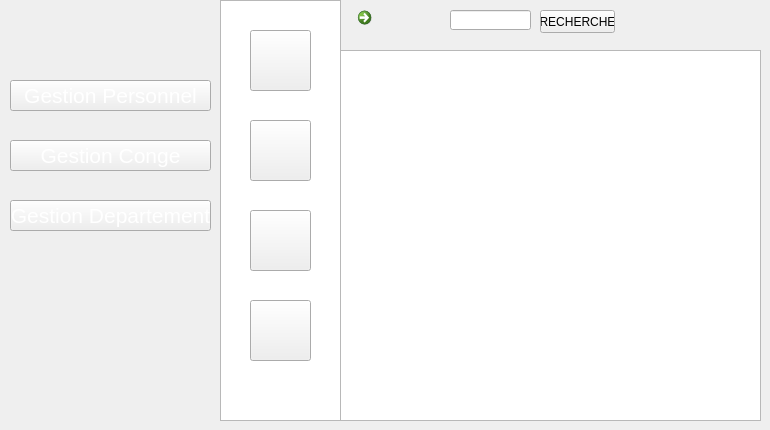
   <widget class="QWidget" name="page_34">
    <widget class="QPushButton" name="pushButton_258">
     <property name="geometry">
      <rect>
       <x>10</x>
       <y>140</y>
       <width>201</width>
       <height>31</height>
      </rect>
     </property>
     <property name="font">
      <font>
       <pointsize>16</pointsize>
       <weight>50</weight>
       <bold>false</bold>
      </font>
     </property>
     <property name="styleSheet">
      <string notr="true">color: rgb(255, 255, 255);

</string>
     </property>
     <property name="text">
      <string>Gestion Conge</string>
     </property>
    </widget>
    <widget class="QPushButton" name="pushButton_259">
     <property name="geometry">
      <rect>
       <x>10</x>
       <y>80</y>
       <width>201</width>
       <height>31</height>
      </rect>
     </property>
     <property name="font">
      <font>
       <pointsize>16</pointsize>
       <weight>50</weight>
       <bold>false</bold>
      </font>
     </property>
     <property name="styleSheet">
      <string notr="true">color: rgb(255, 255, 255);

</string>
     </property>
     <property name="text">
      <string>Gestion Personnel</string>
     </property>
    </widget>
    <widget class="QListView" name="listView_25">
     <property name="geometry">
      <rect>
       <x>220</x>
       <y>0</y>
       <width>121</width>
       <height>421</height>
      </rect>
     </property>
     <property name="styleSheet">
      <string notr="true">background-image: url(:/new/prefix1/img/selected.png);</string>
     </property>
    </widget>
    <widget class="QPushButton" name="pushButton_260">
     <property name="geometry">
      <rect>
       <x>250</x>
       <y>300</y>
       <width>61</width>
       <height>61</height>
      </rect>
     </property>
     <property name="styleSheet">
      <string notr="true">image: url(:/new/prefix1/img/icon-supp2 (1).png);</string>
     </property>
     <property name="text">
      <string/>
     </property>
    </widget>
    <widget class="QPushButton" name="pushButton_262">
     <property name="geometry">
      <rect>
       <x>250</x>
       <y>210</y>
       <width>61</width>
       <height>61</height>
      </rect>
     </property>
     <property name="styleSheet">
      <string notr="true">image: url(:/new/prefix1/img/icon-afficher2.png);</string>
     </property>
     <property name="text">
      <string/>
     </property>
    </widget>
    <widget class="QPushButton" name="pushButton_263">
     <property name="geometry">
      <rect>
       <x>250</x>
       <y>30</y>
       <width>61</width>
       <height>61</height>
      </rect>
     </property>
     <property name="styleSheet">
      <string notr="true">image: url(:/new/prefix1/img/icon-ajout2.png);
background-image: url(:/new/prefix1/img/bg.png);</string>
     </property>
     <property name="text">
      <string/>
     </property>
    </widget>
    <widget class="QPushButton" name="pushButton_264">
     <property name="geometry">
      <rect>
       <x>250</x>
       <y>120</y>
       <width>61</width>
       <height>61</height>
      </rect>
     </property>
     <property name="styleSheet">
      <string notr="true">image: url(:/new/prefix1/img/icon-modif2 (1).png);</string>
     </property>
     <property name="text">
      <string/>
     </property>
    </widget>
    <widget class="QPushButton" name="pushButton_266">
     <property name="geometry">
      <rect>
       <x>10</x>
       <y>200</y>
       <width>201</width>
       <height>31</height>
      </rect>
     </property>
     <property name="font">
      <font>
       <pointsize>16</pointsize>
       <weight>50</weight>
       <bold>false</bold>
      </font>
     </property>
     <property name="styleSheet">
      <string notr="true">color: rgb(255, 255, 255);
background-image: url(:/new/prefix1/img/selected2.png);
</string>
     </property>
     <property name="text">
      <string>Gestion Departement</string>
     </property>
    </widget>
    <widget class="QTableView" name="tableViewdepartement">
     <property name="geometry">
      <rect>
       <x>340</x>
       <y>50</y>
       <width>421</width>
       <height>371</height>
      </rect>
     </property>
     <property name="styleSheet">
      <string notr="true">background-image: url(:/new/prefix1/img/back.png);</string>
     </property>
    </widget>
    <widget class="QCommandLinkButton" name="refresh3">
     <property name="geometry">
      <rect>
       <x>350</x>
       <y>0</y>
       <width>41</width>
       <height>41</height>
      </rect>
     </property>
     <property name="text">
      <string/>
     </property>
    </widget>
    <widget class="QLineEdit" name="chercherd">
     <property name="geometry">
      <rect>
       <x>450</x>
       <y>10</y>
       <width>81</width>
       <height>20</height>
      </rect>
     </property>
    </widget>
    <widget class="QPushButton" name="chercherdepart">
     <property name="geometry">
      <rect>
       <x>540</x>
       <y>10</y>
       <width>75</width>
       <height>23</height>
      </rect>
     </property>
     <property name="text">
      <string>RECHERCHE</string>
     </property>
    </widget>
    <zorder>listView_25</zorder>
    <zorder>pushButton_258</zorder>
    <zorder>pushButton_259</zorder>
    <zorder>pushButton_260</zorder>
    <zorder>pushButton_262</zorder>
    <zorder>pushButton_263</zorder>
    <zorder>pushButton_264</zorder>
    <zorder>pushButton_266</zorder>
    <zorder>tableViewdepartement</zorder>
    <zorder>refresh3</zorder>
    <zorder>chercherd</zorder>
    <zorder>chercherdepart</zorder>
   </widget>
